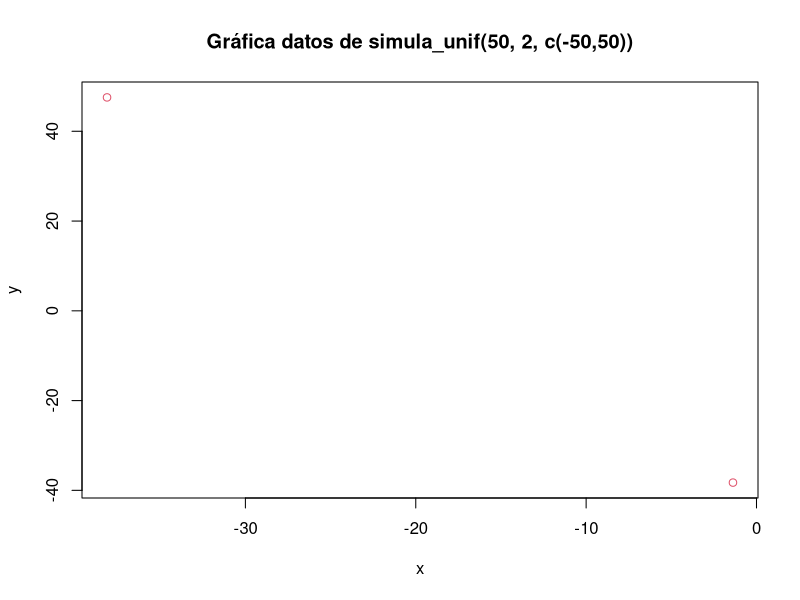
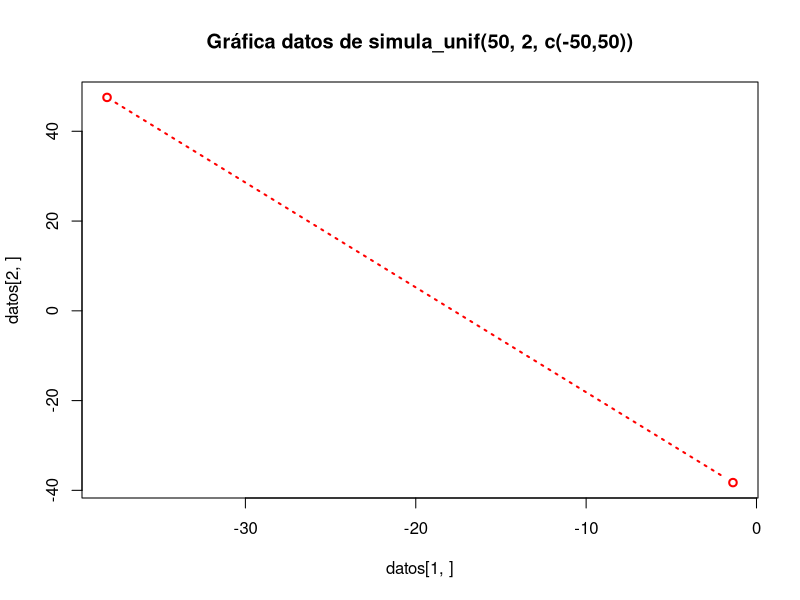
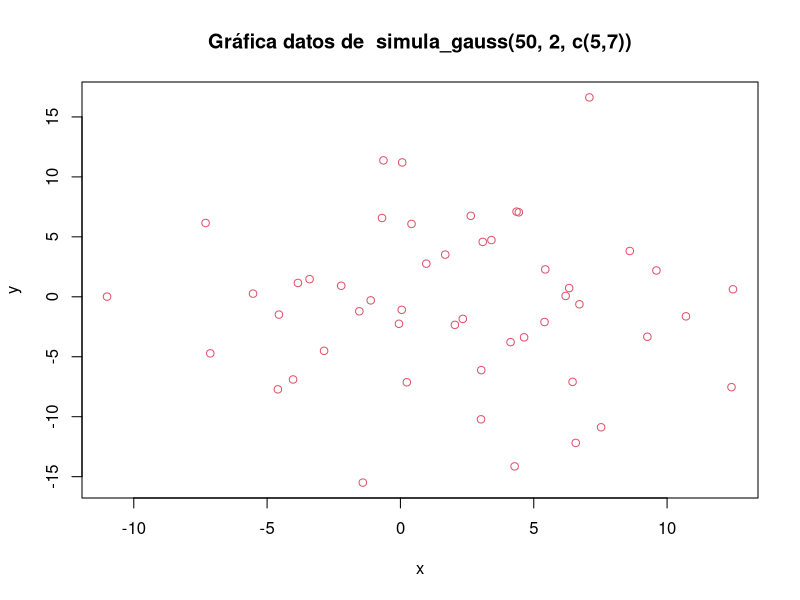
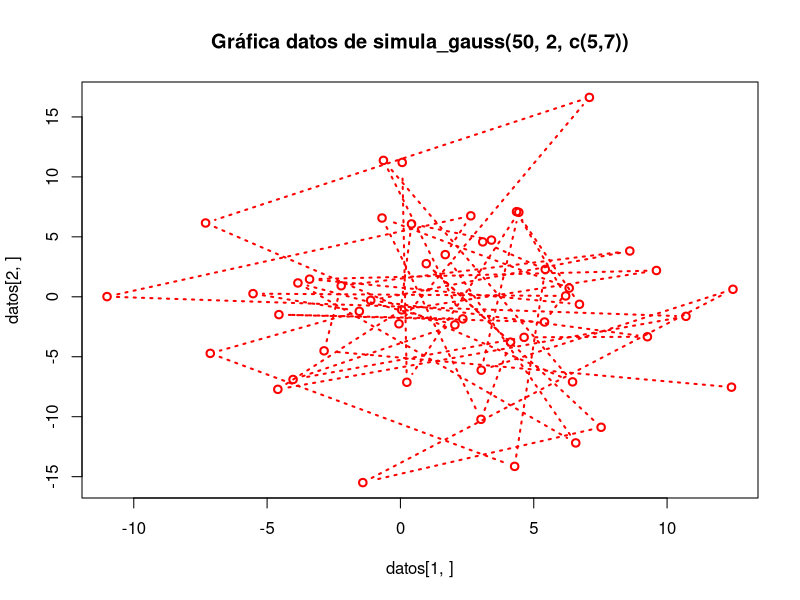
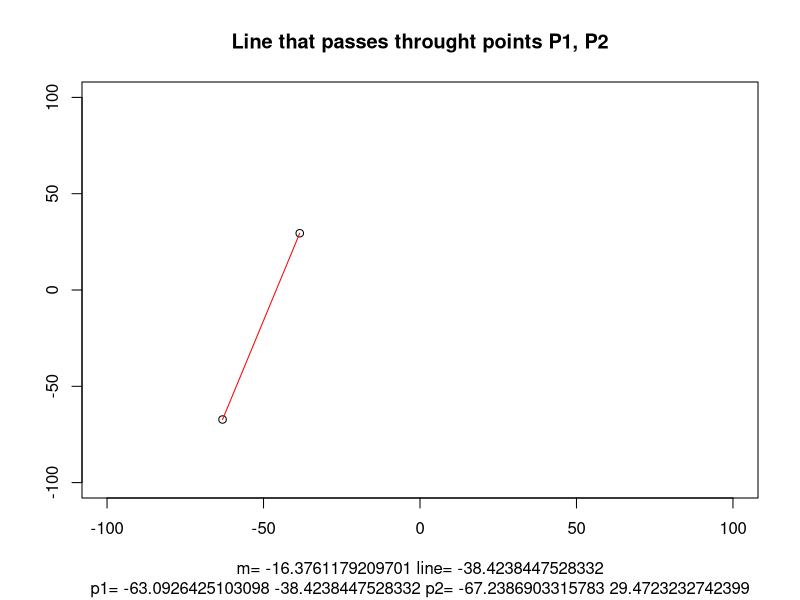
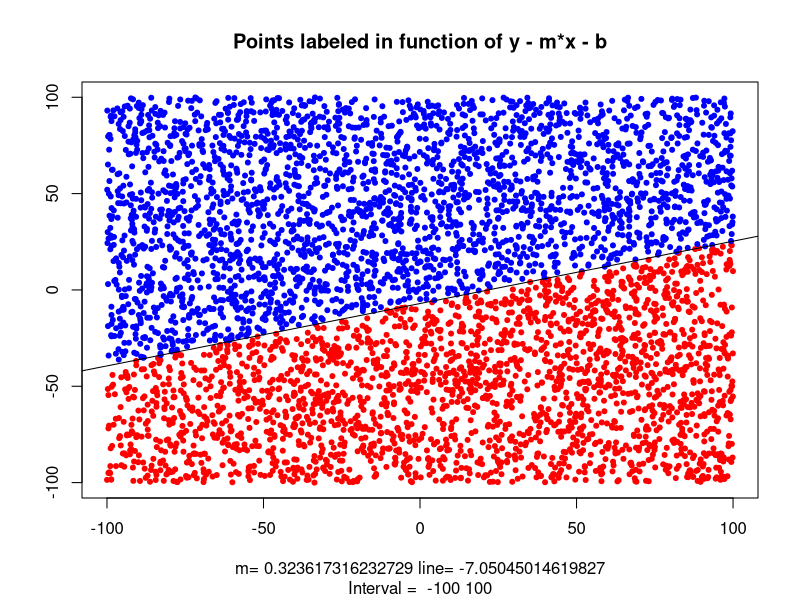
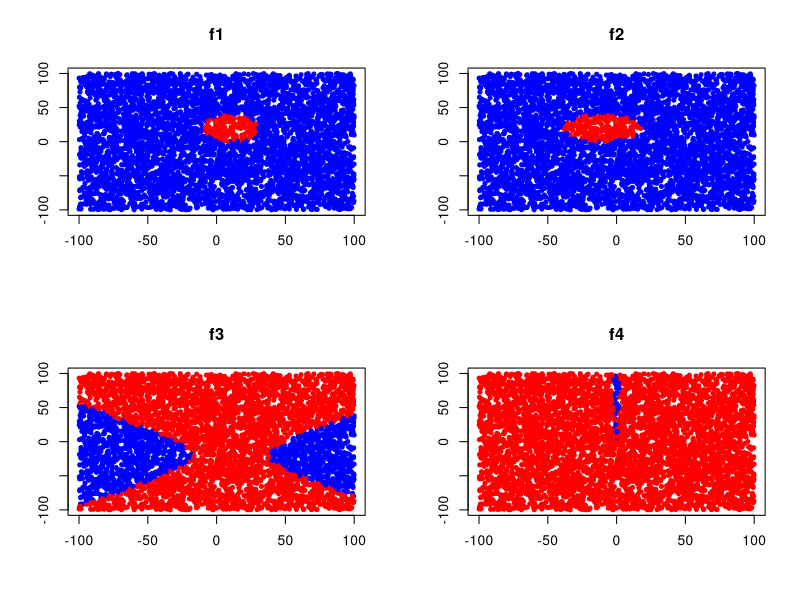

R code for these plots, in order:
## ---- chunk 1
knitr::opts_chunk$set(echo = TRUE)
set.seed(1000000007)
## ---- chunk 2
simula_unif <- function(N, dimen = 1, rango = c(0:1)) {
  # Generate a list of vectors populated with uniform distributed random numbers
  #
  # Args:
  #   N: Length of the list
  #   dimen: The dimension of each vector in the list
  #   rango: Range to use generating the numbers
  #
  # Returns:
  #   A list of vectors populated randomly
  array(runif(dimen*N, rango[1], rango[2]), dim = c(N, dimen))
}

simula_unif(10, 5, c(10,100))
simula_unif(10, 2)
simula_unif(10)
## ---- chunk 3
simula_gauss <- function(N, dimen = 1, sig = 1){
  # Generate a list of vectors populated using the normal (Gaussian) distribution
  #
  # Args:
  #   N: Length of the list
  #   dimen: The dimension of each vector in the list
  #   sigma: Vector of Standard deviations
  #
  # Returns:
  #   A list of vectors populated randomly
  array(rnorm(dimen*N, sd = sig), dim = c(dimen, N))
}

simula_gauss(10, 5, c(1,2))
## ---- chunk 4
datos = simula_unif(50, 2, c(-50,50)); datos
plot(datos[1,],datos[2,], col=2, xlab="x",ylab="y", 
     main="Gráfica datos de simula_unif(50, 2, c(-50,50))")
plot(datos[1,],datos[2,], col = "red", type = "b", 
     main = "Gráfica datos de simula_unif(50, 2, c(-50,50))", lwd = 2, lty = 3)
## ---- chunk 5
datos = simula_gauss(50, 2, c(5,7)); datos

plot(datos[1,],datos[2,], col=2, xlab="x",ylab="y", 
     main="Gráfica datos de  simula_gauss(50, 2, c(5,7))")
# points(datos[1,],datos[2,])
plot(datos[1,],datos[2,], col = "red", type = "b",
     main = "Gráfica datos de simula_gauss(50, 2, c(5,7))", lwd = 2, lty = 3)
## ---- chunk 6

simula_recta <- function(interval = c(-50, 50)){
  # Computes the slope and intercept values of two points in the given interval
  #
  # Args:
  #   interval: Interval from which to pick to random points
  #
  # Returns:
  #   A vector [m, l, p1, p2] where:
  #     - m is the slope 
  #     - l is the intercept
  #     - p1, p2, are the points randomly selected
  p1 = runif(2, interval[1], interval[2]);
  p2 = runif(2, interval[1], interval[2]);
  
  ## Compute the slope
  m = (p1[2] - p2[2]) / (p1[1] - p2[1])
  
  # Compute y − y1 = m(x − x1)
  line = m * (p1[1] - p2[1]) + p2[2]
  
  c(m, line, p1, p2)
}

interval = c(-100, 100);
result = simula_recta(interval)
m = result[1]
line = result[2]
p1 = c(result[3],result[4])
p2 = c(result[5], result[6])
data = rbind(p1, p2)

plot(interval, interval, type= "n", 
     sub = paste(c("p1=", p1, "p2=", p2), collapse = " "), 
     main = "Line that passes throught points P1, P2",
     xlab = paste(c("m=", m, "line=", line), collapse = " "),
     ylab = "")
points(p1, p2)
lines(p1, p2, lty="solid", col="red")
## ---- chunk 7
interval = c(-100, 100)
# Generate a set of points
x = simula_unif(5000, 2, interval);

fsign <- function(x, y, m, b){
  # Function to label a 2D Point
  y - m*x - b
}

straight = simula_recta(interval)
m = straight[1]
line = straight[2]
p1 = c(straight[3],straight[4])
p2 = c(straight[5], straight[6])

# Apply fsign to each point of the set, each x,y will be passed to fsign
result = mapply(fsign, x[,1], x[,2], m = m, b = line);
# Create a data frame to store the result
data = data.frame(x = x[,1], y = x[,2])
data$Result = c(result)
data$Colour[data$Result<0] = "red"
data$Colour[data$Result>=0] = "blue"

# Draw the result
plot(data$x,data$y, col=data$Colour, pch=20,
     main = "Points labeled in function of y - m*x - b",
     xlab = paste(c("m=", m, "line=", line), collapse = " "),
     sub = paste(c("Interval = ", interval), collapse = " "),
     ylab = "")
abline(line,m)
## ---- chunk 8
par(mfrow = c(2, 2))

# Define the functions
f1 <- function(x, y) {
  (x - 10) ^ 2 + (y - 20) ^ 2 - 400
}
f2 <- function(x, y){
  0.5 * (x + 10)^2 + (y - 20)^2 - 400
}
f3 <- function(x, y){
  0.5 * (x - 10)^2 - (y + 20)^2 - 400
}
f4 <- function(x, y){
  y - 20*x^2 - 5*x + 3
}

# Generate a vector of functions
multi.fun <- function(x, y) {
      c(f1 = f1(x, y), f2 = f2(x, y), f3 = f3(x, y), f4 = f4(x, y))
}

# Apply the functions
result = mapply(multi.fun, x[,1], x[,2])
result[result >= 0] = 1
result[result < 0] = -1
# Create a data frame to store the result
data = data.frame(x = x[,1], y = x[,2])

data$f1 = result[1,]
data$f2 = result[2,]
data$f3 = result[3,]
data$f4 = result[4,]

# Draw the result
plot(data$x,data$y, 
     col=ifelse(data$f1==1, "blue", "red"), 
     pch=20,
     main = "f1",
     ylab = "",
     xlab = "")
plot(data$x,data$y, 
     col=ifelse(data$f2==1, "blue", "red"), 
     pch=20,
     main = "f2",
     ylab = "",
     xlab = "")
plot(data$x,data$y, 
     col=ifelse(data$f3==1, "blue", "red"), 
     pch=20,
     main = "f3",
     ylab = "",
     xlab = "")
plot(data$x,data$y, 
     col=ifelse(data$f4==1, "blue", "red"), 
     pch=20,
     main = "f4",
     ylab = "",
     xlab = "")
?par
